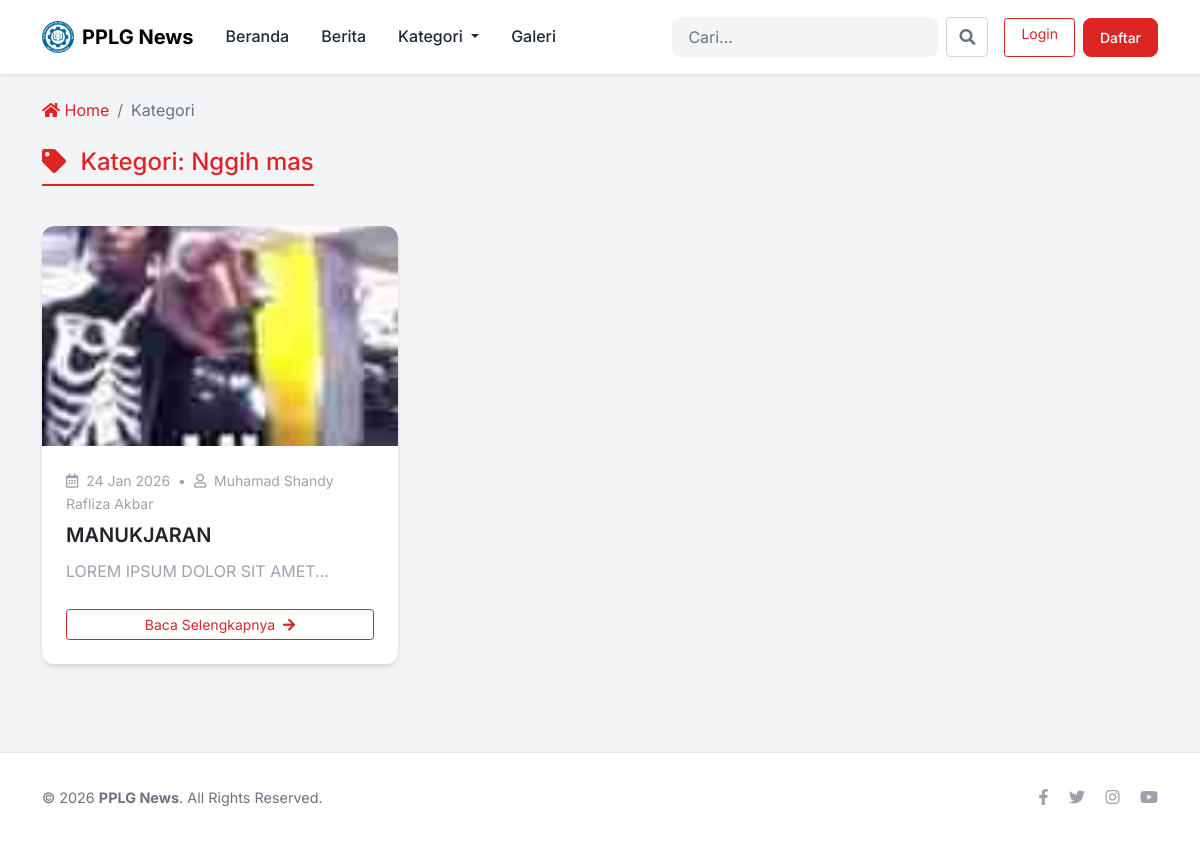
Screenshot of /index.php?page=kategori&id=4 with the database file from the repository.
### tables this page shows
CREATE TABLE `tbl_categories` (
  `id_kategori` int(11) NOT NULL,
  `nama_kategori` varchar(255) NOT NULL,
  `slug` varchar(255) NOT NULL,
  `deskripsi` text DEFAULT NULL,
  `created_at` timestamp NOT NULL DEFAULT current_timestamp()
);

CREATE TABLE `tbl_posts` (
  `id_post` int(25) NOT NULL,
  `img` varchar(255) NOT NULL,
  `judul` varchar(255) DEFAULT NULL,
  `artikel` text DEFAULT NULL,
  `date` date NOT NULL,
  `kategori` varchar(255) NOT NULL,
  `id_kategori` int(11) DEFAULT NULL,
  `author` varchar(255) DEFAULT NULL
);

### halaman/kategori.php (the view, shortened to what this page needs)
<?php
include 'config/config.php';
$kategori_id = isset($_GET['id']) ? (int) $_GET['id'] : 0;
$kategori_nama = 'Semua Kategori';
if ($kategori_id > 0) {
  $kat_info = mysqli_query($con, "SELECT * FROM tbl_categories WHERE id_kategori='$kategori_id'");
  $kat_data = mysqli_fetch_array($kat_info);
  if ($kat_data) {
    $kategori_nama = $kat_data['nama_kategori'];
    $query = mysqli_query($con, "SELECT * FROM tbl_posts WHERE id_kategori='$kategori_id' ORDER BY date DESC");
  } else {
    $kategori_nama = 'Kategori Tidak Ditemukan';
    $query = null;
  }
} else {
  $query = mysqli_query($con, 'SELECT * FROM tbl_posts ORDER BY date DESC');
}
?>
<div class="col-12 mb-4">
	<h4 class="mb-3 border-bottom pb-2" style="border-bottom: 2px solid #dc2626 !important; display: inline-block; color: #dc2626;">
		<i class="fas fa-tag me-2"></i> Kategori: <?= htmlspecialchars($kategori_nama) ?>
	</h4>
</div>
<?php if ($query && mysqli_num_rows($query) > 0): ?>
	<?php foreach ($query as $data): ?>
		<div class="col-md-4 col-sm-6 mb-4">
			<div class="card h-100">
				<div class="position-relative">
					<img src="assets/file/post/<?= $data['img'] ?>" alt="<?= htmlspecialchars($data['judul']) ?>" class="card-img-top" style="height: 220px; object-fit: cover;">
				</div>
				<div class="card-body d-flex flex-column">
					<div class="mb-2 text-muted small">
						<i class="far fa-calendar-alt me-1"></i> <?= date('d M Y', strtotime($data['date'])) ?>
						<span class="mx-1">•</span>
						<i class="far fa-user me-1"></i> <?= htmlspecialchars($data['author']) ?>
					</div>
					<h5 class="card-title">
						<a href="index.php?page=detail&id=<?= $data['id_post'] ?>" class="text-decoration-none text-dark stretched-link">
							<?= htmlspecialchars($data['judul']) ?>
						</a>
					</h5>
					<p class="card-text text-muted mb-4 flex-grow-1">
						<?= htmlspecialchars(substr(strip_tags($data['artikel']), 0, 100)) ?>...
					</p>
					<div class="mt-auto">
						<a href="index.php?page=detail&id=<?= $data['id_post'] ?>" class="btn btn-outline-primary btn-sm w-100">
							Baca Selengkapnya <i class="fas fa-arrow-right ms-1"></i>
						</a>
					</div>
				</div>
			</div>
		</div>
	<?php endforeach; ?>
<?php endif; ?>

### index.php (style rules this page uses)
:root { --primary-color: #000000; --primary-light: #dc2626; --secondary-color: #991b1b; --bg-color: #f3f4f6; --text-main: #1f2937; --text-muted: #6b7280; --white: #ffffff; --card-shadow: 0 4px 6px -1px rgba(0, 0, 0, 0.1), 0 2px 4px -1px rgba(0, 0, 0, 0.06); --hover-shadow: 0 10px 15px -3px rgba(0, 0, 0, 0.1), 0 4px 6px -2px rgba(0, 0, 0, 0.05); }
body { font-family: 'Inter', sans-serif; background-color: var(--bg-color); color: var(--text-main); line-height: 1.6; }
.card { border: none; border-radius: 0.75rem; box-shadow: var(--card-shadow); transition: transform 0.2s, box-shadow 0.2s; background: var(--white); overflow: hidden; }
.card-img-top, .img-thumbnail { border-radius: 0.75rem 0.75rem 0 0; border: none; padding: 0; }
.card-body { padding: 1.5rem; }
.card-title { font-weight: 600; color: var(--text-main); margin-bottom: 0.75rem; }
.card-title a { color: inherit; text-decoration: none; }
.card-title a { transition: color 0.2s; }
.text-muted { color: #9ca3af !important; }
.btn-outline-primary { border-color: var(--primary-light); color: var(--primary-light); }

### rows the page displays
tbl_categories: nama_kategori "Nggih mas"
tbl_posts: img (picture), date "24 Jan 2026", author "Muhamad Shandy Rafliza Akbar", judul "MANUKJARAN", artikel "LOREM IPSUM DOLOR SIT AMET"

### other values shown
$_GET['page'] "Kategori"
